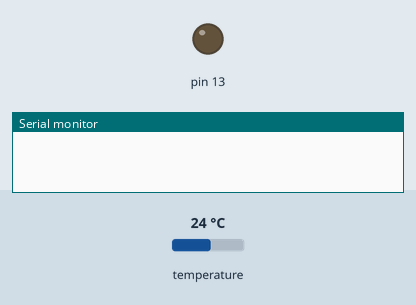
This sketch was run on a simulated Arduino Uno, built with avr-gcc and run on an emulated ATmega328P. On the bench: output pins drawn as LEDs (lit = HIGH), the last lines printed to the serial monitor. The test bench sets the inputs (shaded band); at power-on: temperature 24 °C.

Above: at 2.1 s.
2.2 s: temperature set to 12 °C
At 2.59 s:
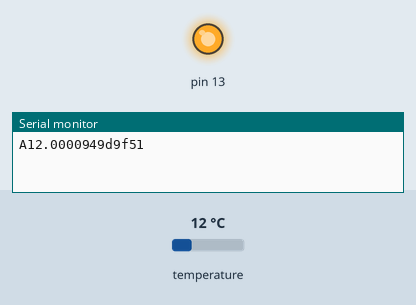
14.5 s: temperature set to 19 °C
Timing chart, 0 to 32.8 s (numbered marks = the images above; inputs shaded):
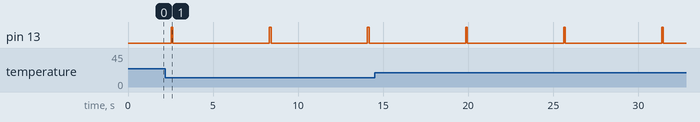

Measured:
- by itself, pin 13: alternates HIGH for 0.10 s and LOW for 5.7 s

The sketch:

newlogger.ino
```cpp
/*

  Minimal setup for 1 DIO pin to be used for OneWire DS18B20


*/


#include <Wire.h>

#include <OneWire.h>
#include <DallasTemperature.h>
#include <CRC32.h>


// Data wire is plugged into port 2 on the Arduino/
#define ONE_WIRE_BUS 3
#define TEMPERATURE_PRECISION 12

// Setup a oneWire instance to communicate with any OneWire devices (not just Maxim/Dallas temperature ICs)
OneWire oneWire(ONE_WIRE_BUS);

// Pass our oneWire reference to Dallas Temperature.
DallasTemperature sensors(&oneWire);

// arrays to hold device addresses
DeviceAddress Thermometer1;

//result string
String stringResult;

char inByte = 0;         // incoming serial byte
void setup(void)
{
  pinMode(13, OUTPUT);

  // start serial port
  Serial.begin(19200);

  delay(800);
  // Start up the library
  sensors.begin();

  delay(50);
  // method 1: by index
  if (!sensors.getAddress(Thermometer1, 0)) Serial.println("Unable to find address for Device 0");
  delay(50);

  // set the resolution to 12 bit
  sensors.setResolution(Thermometer1, TEMPERATURE_PRECISION);
  delay(50);
}

void loop(void)
{
  // call sensors.requestTemperatures() to issue a global temperature
  // request to all devices on the bus
  //  Serial.print("Requesting temperatures...");
  sensors.requestTemperatures();
  delay(800);

  printTemperature(Thermometer1, 'A'); // UNTAGGED

  blinkLed(20, 30);

  delay(4000);


}

// function to print the temperature for a device
void printTemperature(DeviceAddress deviceAddress, char tag)
{
  static char buf[20];
  uint32_t checksum;
  float tempC = sensors.getTempC(deviceAddress);
  buf[0] = tag;
  dtostrf(tempC, 7, 4, &buf[1]);
  stringResult = buf;
  int len = stringResult.length();
  checksum = CRC32::calculate(buf, len);
  Serial.print(buf);
  Serial.println(String(checksum, HEX));
}

void blinkLed(int iOn, int iOff)
{
  digitalWrite(13, HIGH);   // set the LED on
  delay(100);              // wait for a second
  digitalWrite(13, LOW);    // set the LED off
  delay(100);              // wait for a second
}
```
